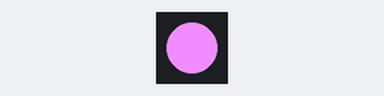
This program was run on a simulated MicroPython board. Shown: 1 RGB LEDs in strip order, left to right.

Above: at 0.12 s.
At 1.37 s:
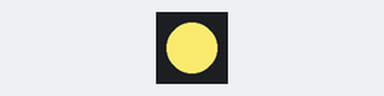
At 3.12 s:
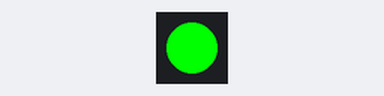
At 6.12 s:
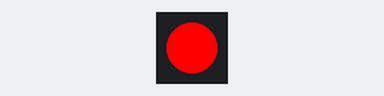
Timing chart, 0 to 6.4 s (numbered marks = the images above):
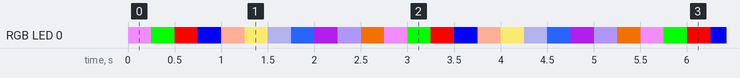

The program:

Day6b.py
```python
'''
Light up GRB LED - colour cycling
'''

# Imports
import time
from machine import Pin
from neopixel import NeoPixel

# Define the LED pin number (2) and number of LEDs (1)
GRBled = NeoPixel(Pin(2), 1) # GRB LED

# Define some GRB colour variables
white = 240,140,255 #White-ish!
red = 0,255,0
green = 255,0,0
blue = 0,0,255
yellow = 255,175,150
orange = 238, 223, 105
pink = 150,150,200
purple = 40,100,255
iceblue = 150,25,200
unicorn = 175,150,255
bogey = 215, 100, 0

colour_list = [white, red, green, blue, yellow, orange, pink, purple, iceblue, unicorn, bogey]

# Loop through all colours
while True:
    for colour in colour_list:
        GRBled.fill((colour)) # Set colour
        GRBled.write() # Write the data to the LED
        time.sleep(0.25)
```

Measured:
- by itself, everything shown: repeats every 2.8 s, in 11 steps
